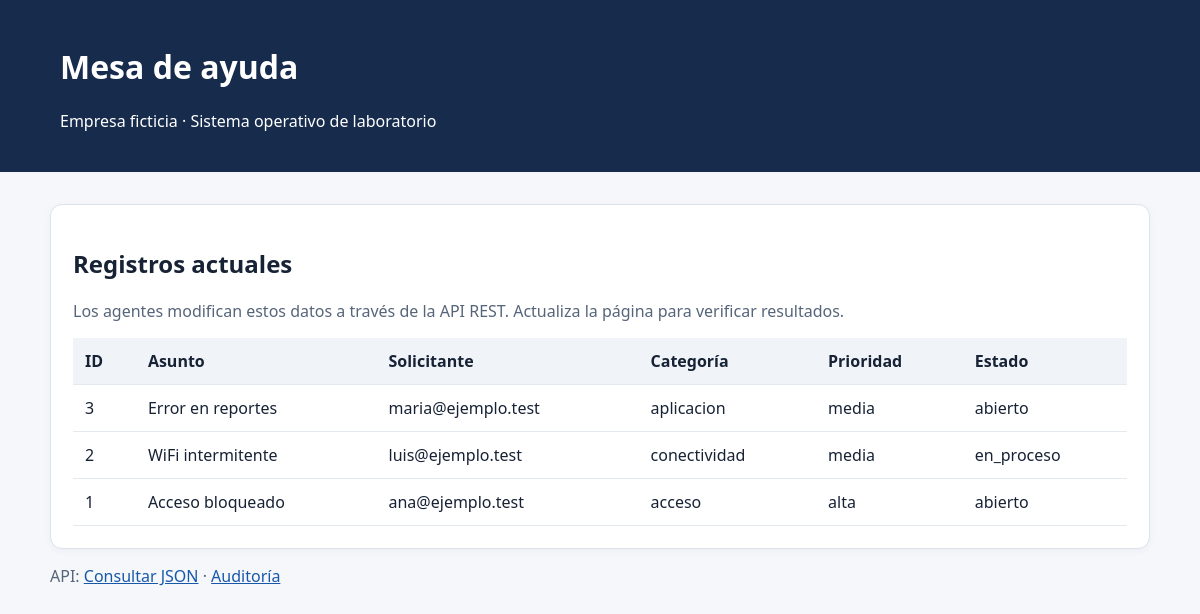
Page /apps/tickets/index.php on the committed database.
### tables this page shows
CREATE TABLE tickets (id INT AUTO_INCREMENT PRIMARY KEY, asunto VARCHAR(180) NOT NULL, descripcion TEXT NOT NULL, solicitante VARCHAR(120) NOT NULL, categoria ENUM('acceso','conectividad','aplicacion','otro') NOT NULL DEFAULT 'otro', prioridad ENUM('baja','media','alta','critica') NOT NULL DEFAULT 'media', estado ENUM('abierto','en_proceso','resuelto','cerrado') NOT NULL DEFAULT 'abierto', creado_en TIMESTAMP DEFAULT CURRENT_TIMESTAMP, actualizado_en TIMESTAMP DEFAULT CURRENT_TIMESTAMP ON UPDATE CURRENT_TIMESTAMP);

### apps/tickets/index.php (the view, shortened to what this page needs)
<?php
try{$pdo=db();$rows=$pdo->query('SELECT id,asunto,solicitante,categoria,prioridad,estado FROM tickets ORDER BY id DESC LIMIT 100')->fetchAll();$error='';}
catch(Throwable $e){$rows=[];$error='Servicio de datos no disponible';}
function h($v): string {return htmlspecialchars((string)$v,ENT_QUOTES,'UTF-8');}
?><!doctype html><html lang="es"><head><meta charset="utf-8"><meta name="viewport" content="width=device-width,initial-scale=1">
</head><body><header><h1>Mesa de ayuda</h1><p>Empresa ficticia · Sistema operativo de laboratorio</p></header>
<main><section><h2>Registros actuales</h2><p class="hint">Los agentes modifican estos datos a través de la API REST. Actualiza la página para verificar resultados.</p>
<div class="scroll"><table><thead><tr><th>ID</th><th>Asunto</th><th>Solicitante</th><th>Categoría</th><th>Prioridad</th><th>Estado</th></tr></thead><tbody>
<?php foreach($rows as $r): ?><tr><td><?=h($r['id']??'')?></td><td><?=h($r['asunto']??'')?></td><td><?=h($r['solicitante']??'')?></td><td><?=h($r['categoria']??'')?></td><td><?=h($r['prioridad']??'')?></td><td><?=h($r['estado']??'')?></td></tr><?php endforeach;?>
</tbody></table></div></section><p class="hint">API: <a href="/api/tickets">Consultar JSON</a> · <a href="/api/auditoria">Auditoría</a></p></main></body></html>

### apps/tickets/index.php (style rules this page uses)
body { font:16px system-ui,Arial,sans-serif;margin:0;background:#f5f7fb;color:#172235 }
header { background:#172b4d;color:white;padding:24px 5% }
main { max-width:1100px;margin:32px auto;padding:0 18px }
section { background:white;border:1px solid #dbe2ec;border-radius:12px;padding:22px;box-shadow:0 2px 8px #1722350a }
table { width:100%;border-collapse:collapse }
th,td { padding:12px;text-align:left;border-bottom:1px solid #e4e9f0 }
th { background:#f0f4f9 }
a { color:#1759a8 }
.hint { color:#566579 }
.scroll { overflow:auto }

### rows in the picture
tickets: id "3", asunto "Error en reportes", solicitante "maria@ejemplo.test", categoria "aplicacion", prioridad "media", estado "abierto"
tickets: id "2", asunto "WiFi intermitente", solicitante "luis@ejemplo.test", categoria "conectividad", prioridad "media", estado "en_proceso"
tickets: id "1", asunto "Acceso bloqueado", solicitante "ana@ejemplo.test", categoria "acceso", prioridad "alta", estado "abierto"
